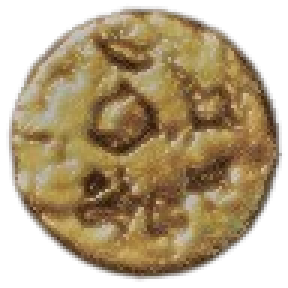
#> input picture Gamer/cookie/cookie2.png, 96 x 96 px (shown 3 times larger)
$ python -i ASCII_art.py   (imports and definitions only)   (older library calls are emulated)
#> lines starting #> are read from the running program, lines starting #| are printed output that depends on the picture
from PIL import Image as __Image
from PIL import ImageDraw as __ImageDraw
from PIL import ImageFont as __ImageFont
import os as __os

# Define a list of symbols and set up image dimensions and font details
# most of these values are freeballed and i retried until it worked well enough
__grays = []
__symbols = "ABCDEFGHIJKLMNOPQRSTUVWXYZ12345678901234567890+-.,;:/([{#!%&= "
__width, __height = 60, 70
__font_path = "Cascadia.ttf" #important to use a monospaced font, otherwise it gets the dimensions wrong, i think
__font_size = 100
__font = __ImageFont.truetype(__font_path, __font_size)
__position = (0, -26)

# Generate images for each symbol and calculate the percentage of non-black pixels
# [11 lines not run here, left out]

# Function to calculate average grayscale intensity of an image
def __average_gray(img):
    pixels = list(img.getdata())
    average_intensity = sum(pixels) / len(pixels)
    normalized_intensity = average_intensity / 255.0
    return normalized_intensity

# Function to find the closest match in a list to a given value
def __closest(lst, value):
    away = 255
    list_value = ""

    for item in lst:
        temp_away = abs(item[0] - value)
        if temp_away <= away:
            away = temp_away
            list_value = item

    return (away, list_value)

# Function to resize an image to a set aspect ratio
def __resize_image(input_path, output_path):
#> called with input_path = '../Gamer/cookie/cookie2.png', output_path = '../Gamer/cookie/cookie2.png'
    img = __Image.open(input_path)
#> img is the input picture: PIL image 96x96 RGBA; mean R, G, B, A 101.3, 82.7, 52.1, 172.5

    target_width = round((img.width / __width)) * __width
#> target_width = 120
    target_height = round((img.height / __height)) * __height
#> target_height = 70

    target_ratio = target_width / target_height
#> target_ratio = 1.71

    current_width, current_height = img.size
#> current_width = 96; current_height = 96
    current_ratio = current_width / current_height
#> current_ratio = 1

    if target_ratio == current_ratio:
        return

    if current_ratio > target_ratio:
        new_width = int(target_width)
        new_height = int(target_width / current_ratio)
    else:
        new_width = int(target_height * current_ratio)
#> new_width = 70
        new_height = int(target_height)
#> new_height = 70

    resized_img = img.resize((new_width, new_height), __Image.ANTIALIAS)
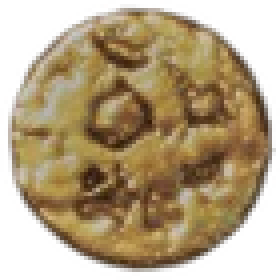
#> resized_img: PIL image 70x70 RGBA (shown 4 times larger); mean R, G, B, A 103.3, 84.2, 52.9, 172.5; transparent parts drawn white
    resized_img.save(output_path)

# Function to convert an image to ASCII art
def convertImage(imageFilePath):
    __os.system("cls")
    __resize_image(imageFilePath, imageFilePath)
    newImage = __Image.open(imageFilePath).convert("L")
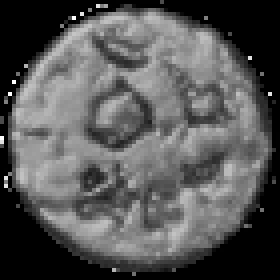
#> newImage: PIL image 70x70 L (shown 4 times larger); min 0, max 255, mean 86.3

    block = ""
    text = ""
    for j in range(0, newImage.height, 7):
        for i in range(0, newImage.width, 6):
            cropped = newImage.crop((i, j, i + 6, j + 7))
            perc = __average_gray(cropped)

            closestLetter = __closest(__grays, perc)[1][1]
            text += closestLetter
        block = block + text + "\n"
        text = ""
#> after the loop, block = ''
    print(block)

# example: convertImage("placeholder.png") will print it into the terminal

#> (the run stopped early here; a loop or call above may not have finished)
